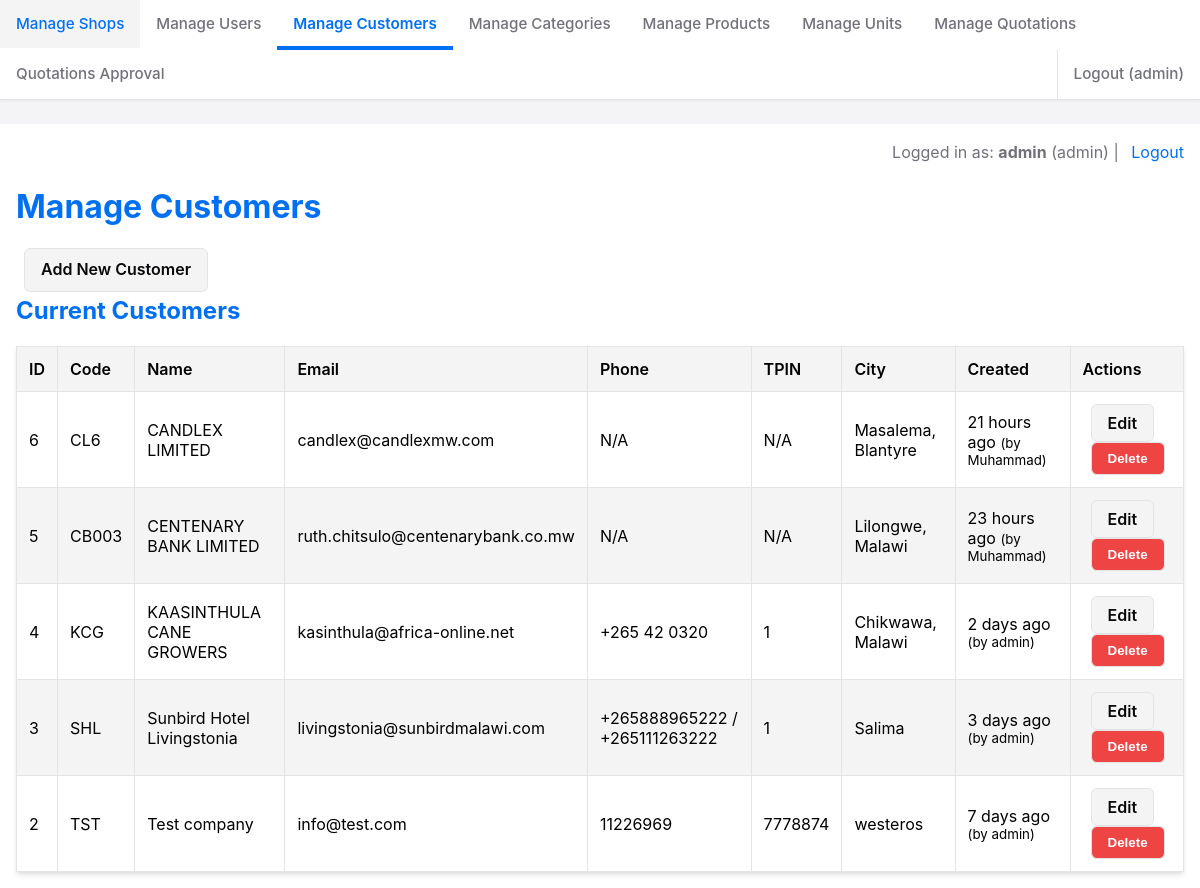
The page /admin/admin_customers.php (signed in) on the database its author committed.
### tables this page shows
CREATE TABLE `customers` (
  `id` int NOT NULL,
  `customer_code` varchar(10) DEFAULT NULL,
  `name` varchar(255) DEFAULT NULL,
  `address_line1` varchar(255) DEFAULT NULL,
  `address_line2` varchar(255) DEFAULT NULL,
  `city_location` varchar(255) DEFAULT NULL,
  `phone` varchar(50) DEFAULT NULL,
  `email` varchar(255) DEFAULT NULL,
  `tpin_no` varchar(50) DEFAULT NULL,
  `created_at` timestamp NULL DEFAULT CURRENT_TIMESTAMP,
  `updated_at` timestamp NULL DEFAULT CURRENT_TIMESTAMP ON UPDATE CURRENT_TIMESTAMP,
  `created_by_user_id` int NOT NULL,
  `updated_by_user_id` int DEFAULT NULL
);

CREATE TABLE `users` (
  `id` int NOT NULL,
  `username` varchar(50) NOT NULL,
  `password_hash` varchar(255) NOT NULL,
  `full_name` varchar(100) DEFAULT NULL,
  `email` varchar(191) NOT NULL,
  `role` enum('admin','manager','staff','supervisor','viewer') DEFAULT 'staff',
  `is_active` tinyint(1) DEFAULT '1',
  `last_login_at` timestamp NULL DEFAULT NULL,
  `created_at` timestamp NULL DEFAULT CURRENT_TIMESTAMP,
  `updated_at` timestamp NULL DEFAULT CURRENT_TIMESTAMP ON UPDATE CURRENT_TIMESTAMP
);

### includes/db_connect.php (called while the page is built, shortened)
<?php
class DatabaseConfig {
    public static function executeQuery(PDO $pdo, string $query, array $params = []): PDOStatement {
        try {
            $stmt = $pdo->prepare($query);
            $stmt->execute($params);
            return $stmt;
        } catch (PDOException $e) {
            self::logQueryError($query, $params, $e);
            throw $e;
        }
    }
}

### admin/admin_customers.php (the view, shortened to what this page needs)
<?php
require_once __DIR__ . '/../includes/time_formating_helper.php';
require_once __DIR__ . '/../includes/db_connect.php';
$allowed_roles = ['admin', 'manager', 'supervisor'];
$can_edit_delete = in_array($_SESSION['user_role'], $allowed_roles);
$pdo = null;
$action = $_GET['action'] ?? 'list';
function esc(string $string): string {
    return htmlspecialchars($string, ENT_QUOTES, 'UTF-8');
}
try {
    $pdo = DatabaseConfig::getConnection();
    $customers = [];
    if ($action === 'list') {
        $sql = "SELECT c.*, uc.username as creator_username, uu.username as updater_username
                FROM customers c
                LEFT JOIN users uc ON c.created_by_user_id = uc.id
                LEFT JOIN users uu ON c.updated_by_user_id = uu.id
                ORDER BY c.name ASC";
        $stmt = DatabaseConfig::executeQuery($pdo, $sql);
        $customers = $stmt->fetchAll();
    }
} catch (PDOException $e) {
    $feedback_message = "Database error: " . esc($e->getMessage());
    $feedback_type = 'error';
    $action = 'list';
} finally {
    DatabaseConfig::closeConnection($pdo);
}
require_once __DIR__ . '/../includes/nav.php';
?>
<!DOCTYPE html>
<html lang="en">
<head>
    <link rel="stylesheet" href="../css/admin.css">
</head>
<body>
    <div class="container">
        <div class="user-info">
             Logged in as: <strong><?php echo esc($_SESSION['username']); ?></strong> (<?php echo esc($_SESSION['user_role']); ?>)
             | <a href="logout.php">Logout</a>
        </div>
        <h1>Manage Customers</h1>
        <?php if ($action === 'list'): ?>
            <?php if ($can_edit_delete):  ?>
                <a href="admin_customers.php?action=add" class="button-link">Add New Customer</a>
            <?php endif; ?>
            <h2>Current Customers</h2>
            <table>
                <thead>
                    <tr>
                        <th>ID</th>
                        <th>Code</th>
                        <th>Name</th>
                        <th>Email</th>
                        <th>Phone</th>
                        <th>TPIN</th>
                        <th>City</th>
                        <th>Created</th>
                        <?php if ($can_edit_delete): ?>
                           <th>Actions</th>
                        <?php endif; ?>
                    </tr>
                </thead>
                <tbody>
                    <?php if (empty($customers)): ?>
                        <tr>
                            <td colspan="<?php echo $can_edit_delete ? 9 : 8; ?>">No customers found.</td>
                        </tr>
                    <?php else: ?>
                        <?php foreach ($customers as $customer): ?>
                        <tr>
                            <td><?php echo (int)$customer['id']; ?></td>
                            <td><?php echo esc($customer['customer_code']); ?></td>
                            <td><?php echo esc($customer['name']); ?></td>
                            <td><?php echo esc($customer['email']); ?></td>
                            <td><?php echo esc($customer['phone'] ?? 'N/A'); ?></td>
                            <td><?php echo esc($customer['tpin_no'] ?? 'N/A'); ?></td>
                            <td><?php echo esc($customer['city_location'] ?? 'N/A'); ?></td>
                            <td>
                                <?php echo formatRelativeTime($customer['created_at']); ?>
                                <small>(by <?php echo esc($customer['creator_username'] ?? 'Unknown'); ?>)</small>
                            </td>
                           <?php if ($can_edit_delete): ?>
                               <td class="actions">
                                   <a href="admin_customers.php?action=edit&id=<?php echo (int)$customer['id']; ?>" class="button-link edit">Edit</a>
                                   <button type="button" onclick="confirmDelete(<?php echo (int)$customer['id']; ?>, '<?php echo esc(addslashes($customer['name'])); ?>')" class="button-link delete">Delete</button>
                               </td>
                           <?php endif; ?>
                        </tr>
                        <?php endforeach; ?>
                    <?php endif; ?>
                </tbody>
            </table>
        <?php endif;  ?>
    </div>
</body>
</html>

### includes/time_formating_helper.php (shortened to what this page needs)
<?php
function formatRelativeTime($timestamp) {
    $now = new DateTime();
    $past = new DateTime($timestamp);
    $diff = $now->diff($past);
    $exactTimestamp = date('Y-m-d H:i:s', strtotime($timestamp));
    if ($diff->y > 0) {
        $relativeTime = $diff->y . ' year' . ($diff->y > 1 ? 's' : '') . ' ago';
    } elseif ($diff->m > 0) {
        $relativeTime = $diff->m . ' month' . ($diff->m > 1 ? 's' : '') . ' ago';
    } elseif ($diff->d > 0) {
        $relativeTime = $diff->d . ' day' . ($diff->d > 1 ? 's' : '') . ' ago';
    } elseif ($diff->h > 0) {
        $relativeTime = $diff->h . ' hour' . ($diff->h > 1 ? 's' : '') . ' ago';
    } elseif ($diff->i > 0) {
        $relativeTime = $diff->i . ' minute' . ($diff->i > 1 ? 's' : '') . ' ago';
    } else {
        $relativeTime = 'Just now';
    }
    return "<span class='timestamp' title='Exact time'>{$relativeTime}<span class='tooltip'>{$exactTimestamp}</span></span>";
}
?>

### css/admin.css (style rules this page uses)
:root { --background: #ffffff; --foreground: #000000; --card: #ffffff; --card-foreground: #000000; --popover: #ffffff; --popover-foreground: #000000; --primary: #0070f3; --primary-foreground: #ffffff; --secondary: #f4f4f5; --secondary-foreground: #09090b; --muted: #f4f4f5; --muted-foreground: #71717a; --accent: #f4f4f5; --accent-foreground: #09090b; --destructive: #ef4444; --destructive-foreground: #ffffff; --border: #e4e4e7; --input: #e4e4e7; --ring: #0070f3; --role-admin: #ef4444; --role-manager: #10b981; --role-supervisor: #3b82f6; --role-staff: #8b5cf6; --role-viewer: #6b7280; }
* { box-sizing: border-box; margin: 0; padding: 0; }
body { font-family: -apple-system, BlinkMacSystemFont, "Segoe UI", Roboto, Oxygen-Sans, Ubuntu, Cantarell, "Helvetica Neue", sans-serif; line-height: 1.6; color: var(--foreground); background-color: #f4f4f7; }
.container { max-width: 1200px; margin: 0 auto; padding: 1rem; background-color: var(--background); box-shadow: 0 4px 6px -1px rgba(0, 0, 0, 0.1), 0 2px 4px -1px rgba(0, 0, 0, 0.06); }
.user-info { text-align: right; margin-bottom: 1rem; color: var(--muted-foreground); }
.user-info a { color: var(--primary); text-decoration: none; margin-left: 0.5rem; }
h1, h2 { margin-bottom: 1rem; color: var(--primary); }
button, .button-link { display: inline-block; padding: 0.5rem 1rem; border-radius: 0.375rem; text-decoration: none; cursor: pointer; font-weight: 600; transition: all 0.2s ease; }
button { background-color: var(--primary); color: var(--primary-foreground); border: none; }
.button-link { background-color: var(--secondary); color: var(--secondary-foreground); border: 1px solid var(--border); margin-left: 0.5rem; }
.button-link.edit { background-color: var(--accent); color: var(--accent-foreground); }
.button-link.delete { background-color: var(--destructive); color: var(--destructive-foreground); }
table { width: 100%; border-collapse: collapse; background-color: var(--card); box-shadow: 0 4px 6px -1px rgba(0, 0, 0, 0.1), 0 2px 4px -1px rgba(0, 0, 0, 0.06); }
table th, table td { border: 1px solid var(--border); padding: 0.75rem; text-align: left; }
table th { background-color: var(--muted); font-weight: 600; }
table tr:nth-child(even) { background-color: var(--accent); }
.timestamp { position: relative; cursor: help; }

### rows shown on the page
customers: id "6", customer_code "CL6", name "CANDLEX LIMITED", email "candlex@candlexmw.com", phone "N/A", tpin_no "N/A", city_location "Masalema, Blantyre", created_at "21 hours ago", users.username "Muhammad"
customers: id "5", customer_code "CB003", name "CENTENARY BANK LIMITED", email "ruth.chitsulo@centenarybank.co.mw", phone "N/A", tpin_no "N/A", city_location "Lilongwe, Malawi", created_at "23 hours ago", users.username "Muhammad"
customers: id "4", customer_code "KCG", name "KAASINTHULA CANE GROWERS", email "kasinthula@africa-online.net", phone "+265 42 0320", tpin_no "1", city_location "Chikwawa, Malawi", created_at "2 days ago", users.username "admin"
customers: id "3", customer_code "SHL", name "Sunbird Hotel Livingstonia", email "livingstonia@sunbirdmalawi.com", phone "+265888965222 / +265111263222", tpin_no "1", city_location "Salima", created_at "3 days ago", users.username "admin"
customers: id "2", customer_code "TST", name "Test company", email "info@test.com", phone "11226969", tpin_no "7778874", city_location "westeros", created_at "7 days ago", users.username "admin"

### other values the page prints
esc_nav($_SESSION['username']) "admin"
$_SESSION['username'] "admin"
$_SESSION['user_role'] "admin"
